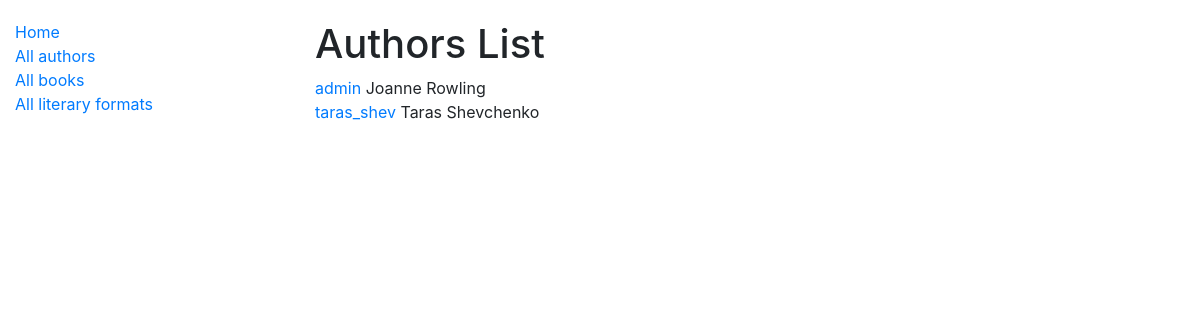
The app's page /catalog/authors/, older data.
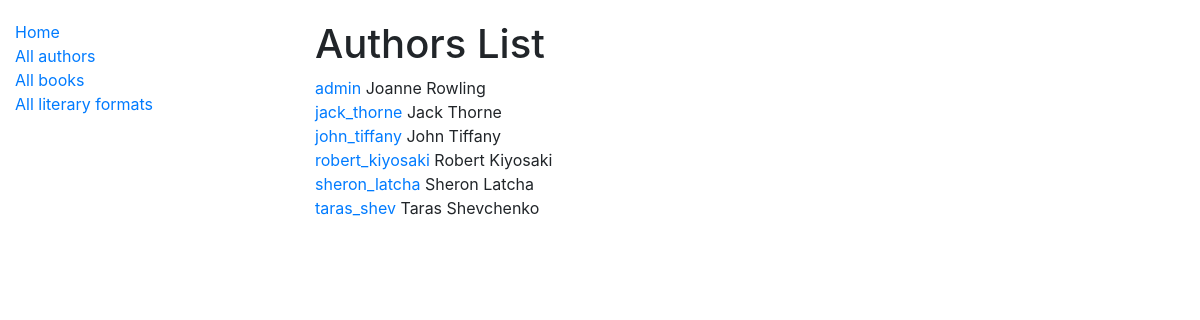
The same page, newer data.
### catalog/models.py (models this page shows, shortened)
class Author(AbstractUser):
    pseudonym = models.CharField(max_length=255, null=True, blank=True)
    class Meta:
        ordering = ("username",)

### catalog/views.py (the view)
# urls.py: path("authors/", AuthorListView.as_view(), name="author-list"),
class AuthorListView(generic.ListView):
    model = Author

### templates/catalog/author_list.html
{% extends "base.html" %}
{% block content %}
  <h1>Authors List</h1>
  {% if author_list %}
    <ul class="list-unstyled">
      {% for author in author_list %}
        <li><a href="#">{{ author.username }} </a>{{ author.first_name }} {{ author.last_name }}</li>
      {% endfor %}
    </ul>
  {% else %}
    <p>There are no Authors in Library</p>
  {% endif %}
{% endblock %}

### templates/base.html (shortened to what this page needs)
<!DOCTYPE "html">
<html lang="en">
<head>
  <link rel="stylesheet" href="https://cdn.jsdelivr.net/npm/bootstrap@4.6.2/dist/css/bootstrap.min.css"
>
  {% load static %}
  <link rel="stylesheet" href="{% static 'css/styles.css' %}">
</head>
<body>
<div class="container-fluid">
  <div class="row">
    <div class="col-sm-3">
      {% block sidebar %}
        {% include "includes/sidebar.html" %}
      {% endblock %}
    </div>
    <div class="col-sm-9">
      {% block content %}
      {% endblock %}
    </div>
  </div>
</div>
</body>
</html>

### templates/includes/sidebar.html
<ul class="sidebar-nav">
  <li>
    <a href="{% url 'catalog:index' %}">Home</a>
  </li>
  <li>
    <a href="{% url "catalog:author-list" %}">All authors</a>
  </li>
  <li>
    <a href="{% url "catalog:book-list" %}">All books</a>
  </li>
  <li>
    <a href="{% url "catalog:library-formats-list" %}">All literary formats</a>
  </li>
</ul>

### static/css/styles.css (style rules this page uses)
body { margin-top: 20px; }
.sidebar-nav { padding: 0; list-style: none; }

Row changes from the older to the newer data that the page shows:
added Author: username "jack_thorne", first_name "Jack", last_name "Thorne"
added Author: username "john_tiffany", first_name "John", last_name "Tiffany"
added Author: username "robert_kiyosaki", first_name "Robert", last_name "Kiyosaki"
added Author: username "sheron_latcha", first_name "Sheron", last_name "Latcha"
